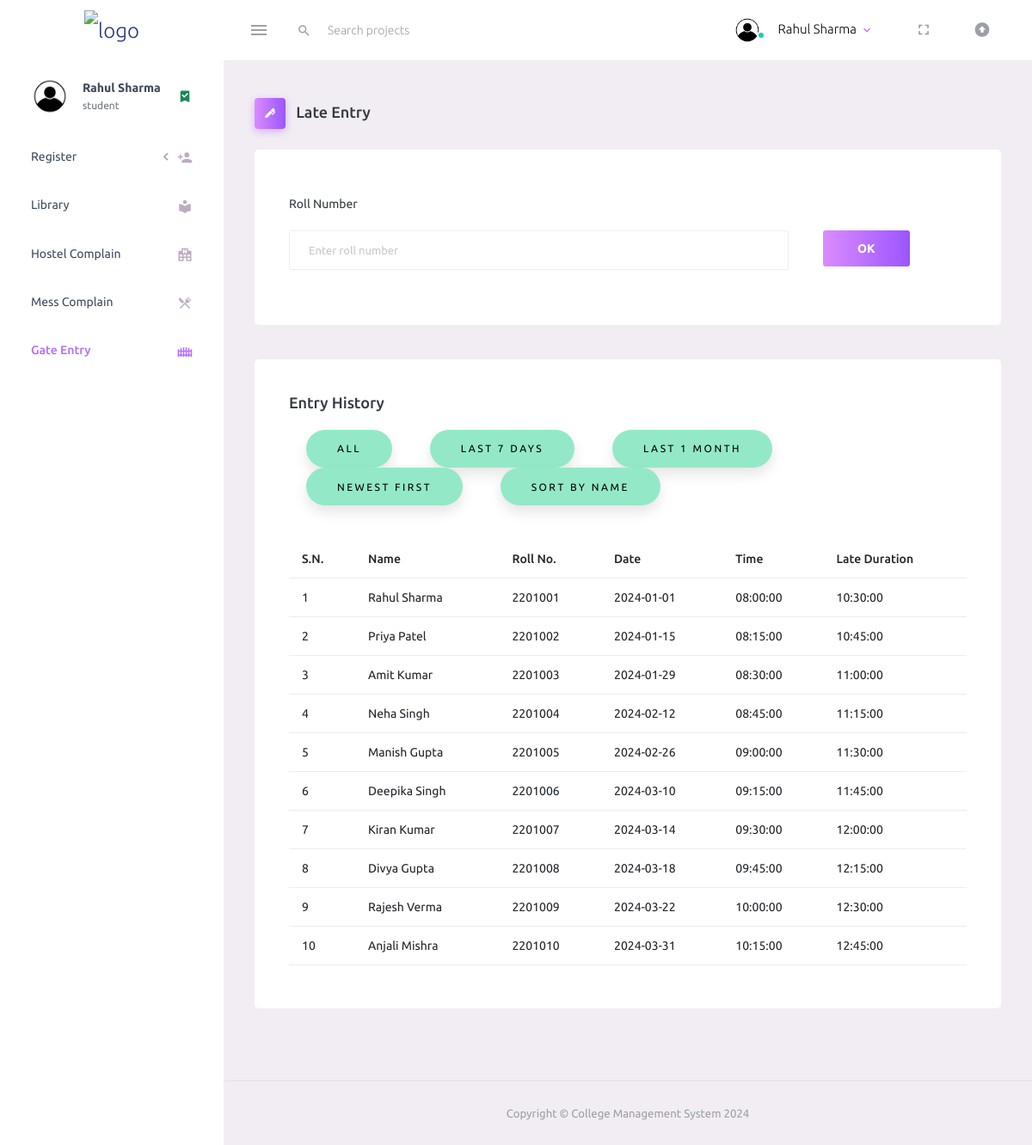
Screenshot of /dashboard/admin_gate_entry.php (signed in) with the database file from the repository.
### tables this page shows
CREATE TABLE GATE_ENTRY (
	ROLL_NO VARCHAR(10),
	ENTRY_TIME DATETIME
);

CREATE TABLE Student (
    ROLL_NO varchar(10) PRIMARY KEY,
    ROOM_NO int,
	PASSWORD varchar(40),
    SNAME VARCHAR(50),
    GENDER varchar(20),
    DOB DATE,
    BRANCH VARCHAR(50),
    EMAIL_ID VARCHAR(50),
    SEMESTER INT,
    S_PNUMBER VARCHAR(15),
    FNAME VARCHAR(50),
    F_PNUMBER VARCHAR(15),
    STREET_ADDRESS VARCHAR(50),
    PIN_CODE VARCHAR(20),
    CITY VARCHAR(50),
    STATE VARCHAR(20)
);

### dashboard/admin_gate_entry.php (the view, shortened to what this page needs)
<?php
require_once "C:\\xampp\\htdocs\\CMS\\config.php";
$sql = "SELECT sname, student.roll_no, entry_time, DATE(entry_time) AS date, TIME(entry_time) AS time
        FROM gate_entry, student
        WHERE student.roll_no=gate_entry.roll_no;";
$stmt = mysqli_prepare($conn, $sql);
?>
<!DOCTYPE html>
<html lang="en">
<head>
    <link rel="stylesheet" href="http://localhost/Dashboard/assets/vendors/mdi/css/materialdesignicons.min.css">
    <link rel="stylesheet" href="http://localhost/Dashboard/assets/vendors/css/vendor.bundle.base.css">
    <link rel="stylesheet" href="http://localhost/Dashboard/assets/css/style.css">
    <link rel="stylesheet" href="http://localhost/Dashboard/assets/css/myStyle.css">
</head>
<body>
    <div class="container-scroller">
        <nav class="navbar default-layout-navbar col-lg-12 col-12 p-0 fixed-top d-flex flex-row">
            <div class="text-center navbar-brand-wrapper d-flex align-items-center justify-content-center">
                <a class="navbar-brand brand-logo" href="http://localhost/Dashboard/dashboard_student.php"><img src="images/cms.png" alt="logo" style="height: 50px; width:230px;"></a>
            </div>
            <div class="navbar-menu-wrapper d-flex align-items-stretch">
                <button class="navbar-toggler navbar-toggler align-self-center" type="button" data-toggle="minimize">
                    <span class="mdi mdi-menu"></span>
                </button>
                <div class="search-field d-none d-md-block">
                    <form class="d-flex align-items-center h-100" action="#">
                        <div class="input-group">
                            <div class="input-group-prepend bg-transparent">
                                <i class="input-group-text border-0 mdi mdi-magnify"></i>
                            </div>
                            <input type="text" class="form-control bg-transparent border-0" placeholder="Search projects">
                        </div>
                    </form>
                </div>
                <ul class="navbar-nav navbar-nav-right">
                    <li class="nav-item nav-profile dropdown">
                        <a class="nav-link dropdown-toggle" id="profileDropdown" href="#" data-bs-toggle="dropdown" aria-expanded="false">
                            <div class="nav-profile-img">
                                <img src="assets/images/faces/account.png" alt="image">
                                <span class="availability-status online"></span>
                            </div>
                            <div class="nav-profile-text">
                                <p class="mb-1 text-black"><?php echo $_SESSION['name'] ?></p>
                            </div>
                        </a>
                    </li>
                    <li class="nav-item d-none d-lg-block full-screen-link">
                        <a class="nav-link">
                            <i class="mdi mdi-fullscreen" id="fullscreen-button"></i>
                        </a>
                    </li>
                    <li class="nav-item d-none d-lg-block">
                        <a class="nav-link" href="#">
                            <i class="mdi mdi-arrow-up-bold-circle"></i>
                        </a>
                    </li>
                </ul>
            </div>
        </nav>
        <div class="container-fluid page-body-wrapper">
            <nav class="sidebar sidebar-offcanvas" id="sidebar">
                <ul class="nav">
                    <li class="nav-item nav-profile">
                        <a href="#" class="nav-link">
                            <div class="nav-profile-image">
                                <img src="assets/images/faces/account.png" alt="profile">
                            </div>
                            <div class="nav-profile-text d-flex flex-column">
                                <span class="font-weight-bold mb-2"><?php echo $_SESSION['name'] ?></span>
                                <span class="text-secondary text-small"><?php echo $_SESSION['user'] ?></span>
                            </div>
                            <i class="mdi mdi-bookmark-check text-success nav-profile-badge"></i>
                        </a>
                    </li>
                    <li class="nav-item">
                        <a class="nav-link" data-bs-toggle="collapse" href="#general-pages2" aria-expanded="false" aria-controls="general-pages2">
                            <span class="menu-title">Register</span>
                            <i class="menu-arrow"></i>
                            <i class="mdi mdi-account-plus menu-icon"></i>
                        </a>
                    </li>
                    <li class="nav-item">
                        <a class="nav-link" href="http://localhost/Dashboard/admin_library.php">
                            <span class="menu-title">Library</span>
                            <i class="mdi mdi-library menu-icon"></i>
                        </a>
                    </li>
                    <li class="nav-item">
                        <a class="nav-link" href="http://localhost/Dashboard/admin_hostel_complain.php">
                            <span class="menu-title">Hostel Complain</span>
                            <i class="mdi mdi-hospital-building menu-icon"></i>
                        </a>
                    </li>
                    <li class="nav-item">
                        <a class="nav-link" href="http://localhost/Dashboard/admin_mess_complain.php">
                            <span class="menu-title">Mess Complain</span>
                            <i class="mdi mdi-silverware-variant menu-icon"></i>
                        </a>
                    </li>
                    <li class="nav-item">
                        <a class="nav-link" href="http://localhost/Dashboard/admin_gate_entry.php">
                            <span class="menu-title">Gate Entry</span>
                            <i class="mdi mdi-gate menu-icon"></i>
                        </a>
                    </li>
                </ul>
            </nav>
            <div class="main-panel">
                <div class="content-wrapper">
                    <div class="page-header">
                        <h3 class="page-title">
                            <span class="page-title-icon bg-gradient-primary text-white me-2">
                                <i class="mdi mdi-pen"></i>
                            </span> Late Entry
                        </h3>
                    </div>
                    <div class="row">
                        <div class="col-lg-12 grid-margin stretch-card">
                            <div class="card">
                                <div class="card-body">
                                    <form class="forms-sample" action="admin_gate_entry.php" method="post">
                                        <div class="form-group row">
                                            <label for="ComplainDescription" class="col-sm-5 col-form-label">Roll Number</label>
                                            <div class="col-sm-9">
                                                <input type="text" class="form-control" name="rollno" placeholder="Enter roll number" required>
                                            </div>
                                            <div class="col-sm-2">
                                                <button type="submit" class="btn btn-gradient-primary me-2" name="submit">OK</button>
                                            </div>
                                        </div>
                                    </form>
                                </div>
                            </div>
                        </div>
                    </div>
                    <div class="row">
                        <div class="col-lg-12 grid-margin stretch-card">
                            <div class="card">
                                <div class="card-body">
                                    <h4 class="card-title" style="margin-bottom:20px;">Entry History</h4>
                                    <table class="table">
                                        <div class="col-12 grid-margin">
                                            <div class="template-demo">
                                                <form action="" method="get">
                                                    <button type="submit" class="button" name="filter" value="all">All</button>
                                                    <button type="submit" class="button" name="filter" value="last7days">Last 7 Days</button>
                                                    <button type="submit" class="button" name="filter" value="last1month">Last 1 Month</button>
                                                    <button type="submit" class="button" name="filter" value="newestFirst">Newest First</button>
                                                    <button type="submit" class="button" name="filter" value="sortByName">Sort by Name</button>
                                                </form>
                                            </div>
                                        </div>
                                        <thead>
                                            <tr>
                                                <th>S.N.</th>
                                                <th>Name</th>
                                                <th>Roll No.</th>
                                                <th>Date</th>
                                                <th>Time</th>
                                                <th>Late Duration</th>
                                            </tr>
                                        </thead>
                                        <tbody>
                                            <?php
                                            if (mysqli_stmt_execute($stmt)) {
                                                $result = mysqli_stmt_get_result($stmt);
                                                if (mysqli_num_rows($result) > 0) {
                                                    $sno = 0;
                                                    while ($row = mysqli_fetch_assoc($result)) {
                                                        $date = new DateTime($row["entry_time"]);
                                                        $timeComponent = $date->format('H:i:s');
                                                        $referenceTime = "21:30:00";
                                                        $dateTime1 = DateTime::createFromFormat('H:i:s', $referenceTime);
                                                        $dateTime2 = DateTime::createFromFormat('H:i:s', $timeComponent);
                                                        $diffSeconds = $dateTime2->getTimestamp() - $dateTime1->getTimestamp();
                                                        $lateDuration = gmdate('H:i:s', $diffSeconds);
                                                        $sno = $sno + 1;
                                                        echo "<tr>";
                                                        echo "<td>" . $sno . "</td>";
                                                        echo "<td>" . $row["sname"] . "</td>";
                                                        echo "<td>" . $row["roll_no"] . "</td>";
                                                        echo "<td>" . $row["date"] . "</td>";
                                                        echo "<td>" . $row["time"] . "</td>";
                                                        echo "<td>" . $lateDuration . "</td>";
                                                        echo "</tr>";
                                                    }
                                                } else {
                                                    $flag = 1;
                                                }
                                            }
                                            ?>
                                        </tbody>
                                    </table>
                                </div>
                            </div>
                        </div>
                    </div>
                </div>
                <footer class="footer">
                    <div class="container-fluid d-flex justify-content-center">
                        <span class="text-muted d-block text-center text-sm-start d-sm-inline-block">Copyright © College Management System 2024</span>
                    </div>
                </footer>
            </div>
        </div>
    </div>
</body>
</html>

### dashboard/assets/css/myStyle.css (style rules this page uses)
.button { padding: 1.3em 3em; margin-inline: 20px; font-size: 12px; text-transform: uppercase; letter-spacing: 2.5px; font-weight: 500; color: #000; background-color: #93e9c7; border: none; border-radius: 45px; box-shadow: 0px 8px 15px rgba(0, 0, 0, 0.1); transition: all 0.3s ease 0s; cursor: pointer; outline: none; }

### rows the page displays
gate_entry: student.SNAME "Rahul Sharma", student.ROLL_NO "2201001", date "2024-01-01", time "08:00:00", ENTRY_TIME "10:30:00"
gate_entry: student.SNAME "Priya Patel", student.ROLL_NO "2201002", date "2024-01-15", time "08:15:00", ENTRY_TIME "10:45:00"
gate_entry: student.SNAME "Amit Kumar", student.ROLL_NO "2201003", date "2024-01-29", time "08:30:00", ENTRY_TIME "11:00:00"
gate_entry: student.SNAME "Neha Singh", student.ROLL_NO "2201004", date "2024-02-12", time "08:45:00", ENTRY_TIME "11:15:00"
gate_entry: student.SNAME "Manish Gupta", student.ROLL_NO "2201005", date "2024-02-26", time "09:00:00", ENTRY_TIME "11:30:00"
gate_entry: student.SNAME "Deepika Singh", student.ROLL_NO "2201006", date "2024-03-10", time "09:15:00", ENTRY_TIME "11:45:00"
gate_entry: student.SNAME "Kiran Kumar", student.ROLL_NO "2201007", date "2024-03-14", time "09:30:00", ENTRY_TIME "12:00:00"
gate_entry: student.SNAME "Divya Gupta", student.ROLL_NO "2201008", date "2024-03-18", time "09:45:00", ENTRY_TIME "12:15:00"
gate_entry: student.SNAME "Rajesh Verma", student.ROLL_NO "2201009", date "2024-03-22", time "10:00:00", ENTRY_TIME "12:30:00"
gate_entry: student.SNAME "Anjali Mishra", student.ROLL_NO "2201010", date "2024-03-31", time "10:15:00", ENTRY_TIME "12:45:00"

### other values shown
$_SESSION['name'] "Rahul Sharma"
$_SESSION['user'] "student"
